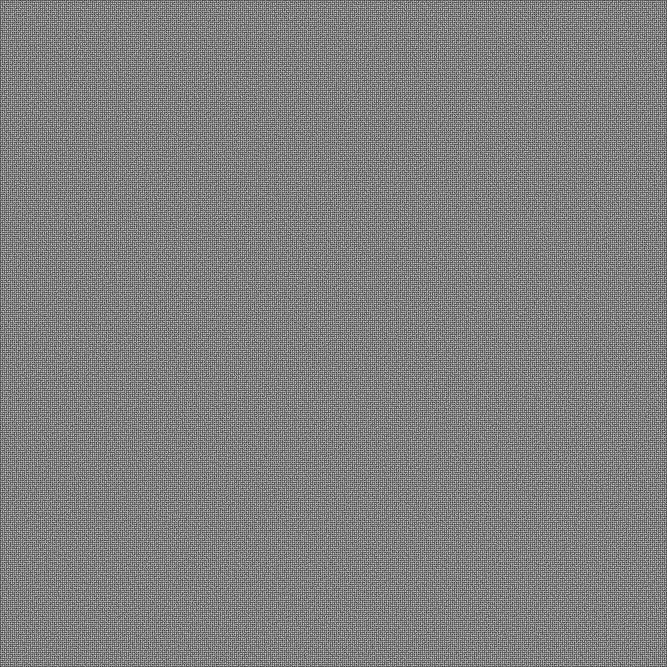
#> input picture perfect2k.png, 2001 x 2001 px (shown at 1/3 size)
$ python maze_combined.py
#> lines starting #> are read from the running program, lines starting #| are printed output that depends on the picture
from PIL import Image
from collections import deque


def get_adjacency(n):
    x, y = n
    return [(x - 1, y), (x, y - 1), (x + 1, y), (x, y + 1)]


def BFS(start, end, img):
    rows = img.size[0]
    columns = img.size[1]
    pixel = img.load()
    visited_matrix = [[False for row in range(rows)] for column in range(columns)]
    prev = [[None for row in range(rows)] for column in range(columns)]

    # Queue = deque([start])
    Queue = deque([start])
    visited_matrix[start[0]][start[1]] = True
    while Queue:

        s = Queue.pop()

        if s == end:
            break

        for adjacent in get_adjacency(s):

            x, y = adjacent


            if x >= 0 and x <= rows and y >= 0 and y <= columns:
                if visited_matrix[x][y] == False:
                    if pixel[x, y] == 1:
                        Queue.appendleft((x, y))
                        prev[x][y] = s
                visited_matrix[x][y] = True

    path = deque()

    current = end

    while current != None:
        path.appendleft(current)
        current = prev[current[0]][current[1]]
    return path


start = (1009,0)
end = (1897,2000)

img = Image.open('perfect2k.png')
#> img is the input picture: PIL image 2001x2001 P; 50% white in thin lines or dots
pixel = img.load()

rows = img.size[0]
#> rows = 2001
columns = img.size[1]
#> columns = 2001
print(rows,columns)
#| 2001 2001

#
# MAZE_MATRIX = [[pixel[row, column] for row in range(rows)] for column in range(columns)]
# print(MAZE_MATRIX)

BFS_PATH = BFS(start, end, img)
# print(BFS_PATH)
#
RGB_IMG = img.convert('RGB')

RGB = RGB_IMG.load()
#
for items in BFS_PATH:
    RGB[items[0], items[1]] = (250, 125, 100)
#> this loop made 24669 passes
#> items on passes 1 to 3: (1009, 0), (1009, 1), (1009, 2)
#
RGB_IMG.save('rosh_solved.png')
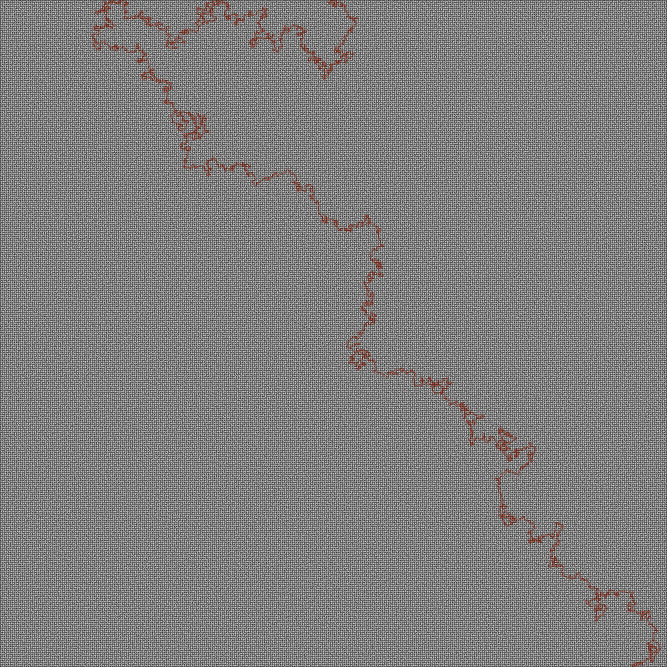
#> saved as rosh_solved.png: PIL image 2001x2001 RGB (shown at 1/3 size); mean R, G, B 127.3, 126.6, 126.4

# print(BFS(start,end,img))
